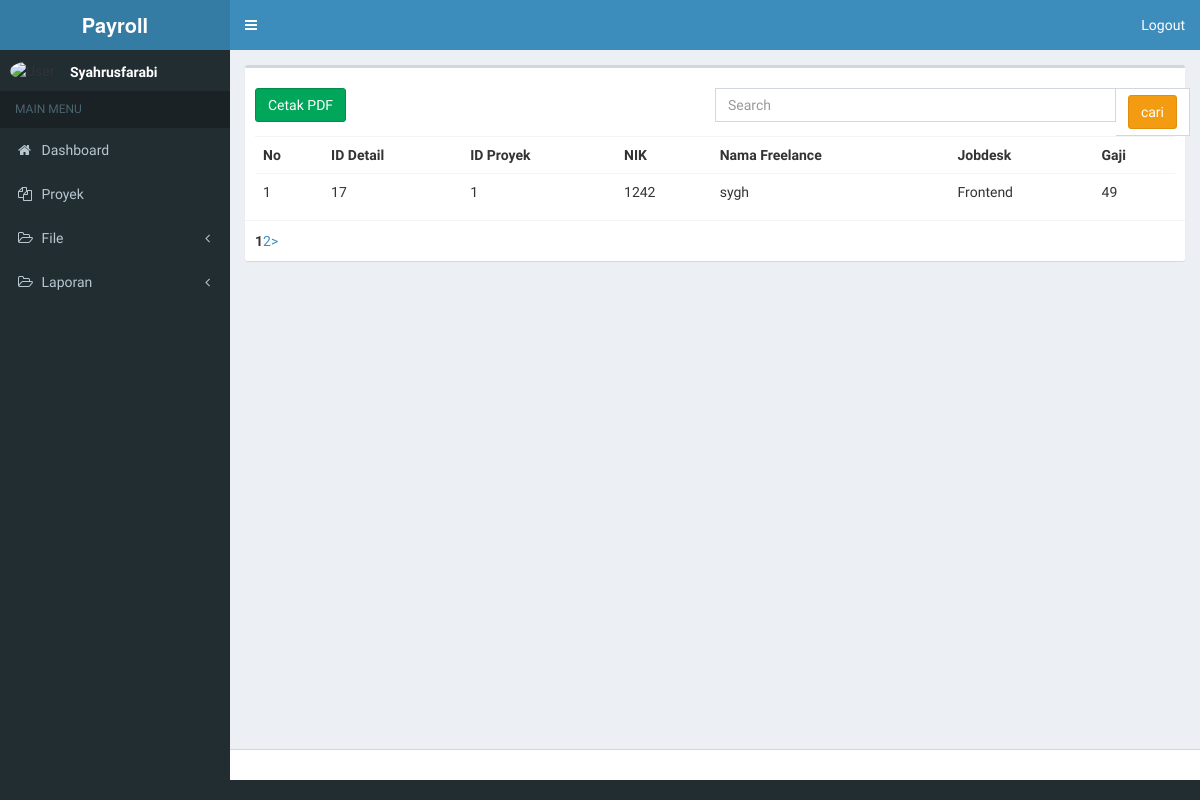
Screenshot of /laporan_penggajian/detail/1 with the database file from the repository.
### tables this page shows
CREATE TABLE `tb_penggajian` (
  `id_penggajian` int(11) NOT NULL,
  `id_proyek` int(11) NOT NULL,
  `nik` int(11) NOT NULL,
  `id_jobdesk` int(11) NOT NULL,
  `gaji` int(11) NOT NULL
);

CREATE TABLE `tb_freelance` (
  `nik` int(11) NOT NULL,
  `nama` varchar(150) NOT NULL,
  `alamat` varchar(150) NOT NULL,
  `jenis_kelamin` enum('Laki-laki','Perempuan','','') NOT NULL,
  `email` varchar(20) NOT NULL,
  `telp` int(11) NOT NULL
);

CREATE TABLE `tb_jobdesk` (
  `id_jobdesk` int(11) NOT NULL,
  `jobdesk` varchar(20) NOT NULL,
  `persen_upah` double NOT NULL
);

### application/controllers/Laporan_penggajian.php (called while the page is built, shortened)
<?php
class Laporan_penggajian extends CI_Controller
{
	public function __construct()
	{
		$this->load->model("model_proyek");
		$this->load->model("model_penggajian");
	}
	public function detail($id_proyek = null)
	{
		$q = urldecode($this->input->get('q', TRUE));
		$start = intval($this->input->get('per_page'));
		if ($q <> '') {
			$config['base_url'] = base_url() . "laporan_penggajian/detail/$id_proyek?q=" . urlencode($q);
			$config['first_url'] = base_url() . "laporan_penggajian/detail/$id_proyek?q=" . urlencode($q);
		} else {
			$config['base_url'] = base_url() . "laporan_penggajian/detail/$id_proyek";
			$config['first_url'] = base_url() . "laporan_penggajian/detail/$id_proyek";
		}
		$config['per_page'] = 1;
		$config['page_query_string'] = TRUE;
		$config['total_rows'] = $this->model_penggajian->jumlah_data($q, $id_proyek);
		$data = $this->model_penggajian->limit_data($config['per_page'], $start, $q, $id_proyek);
		$this->load->library('pagination');
		$this->pagination->initialize($config);
		$tmp = array(
			'q'                 => $q,
			'id_proyek'                 => $id_proyek,
			'total_rows'        => $config['total_rows'],
			'pagination'        => $this->pagination->create_links(),
			'tombol_aktif'      => 'detail'
		);
		$tmp['contents'] = 'admin/view_laporan_penggajian/detail';
		$tmp['data'] = $data;
		$this->load->view('admin/layout/template', $tmp);
	}
}

### index.php (called while the page is built, shortened)
<?php
require_once BASEPATH.'core/CodeIgniter.php';

### application/config/config.php (called while the page is built, shortened)
<?php
$cekhttp = ((isset($_SERVER['HTTPS']) && $_SERVER['HTTPS'] == "on") ? "https" : "http");
$root  = $cekhttp . "://" . $_SERVER['HTTP_HOST'];
$root .= str_replace(basename($_SERVER['SCRIPT_NAME']), "", $_SERVER['SCRIPT_NAME']);
$config['base_url']    = $root;
$config['index_page'] = '';
$config['uri_protocol']	= 'REQUEST_URI';
$config['url_suffix'] = '';
$config['language']	= 'english';
$config['charset'] = 'UTF-8';
$config['enable_hooks'] = FALSE;
$config['subclass_prefix'] = 'MY_';
$config['composer_autoload'] = FALSE;
$config['permitted_uri_chars'] = 'a-z 0-9~%.:_\-';
$config['enable_query_strings'] = FALSE;
$config['controller_trigger'] = 'c';
$config['function_trigger'] = 'm';
$config['directory_trigger'] = 'd';
$config['allow_get_array'] = TRUE;
$config['log_threshold'] = 0;
$config['log_path'] = '';
$config['log_file_extension'] = '';
$config['log_file_permissions'] = 0644;
$config['log_date_format'] = 'Y-m-d H:i:s';
$config['error_views_path'] = '';
$config['cache_path'] = '';
$config['cache_query_string'] = FALSE;
$config['encryption_key'] = 'secret';
$config['sess_driver'] = 'files';
$config['sess_cookie_name'] = 'ci_session';
$config['sess_expiration'] = 7200;
$config['sess_save_path'] = NULL;
$config['sess_match_ip'] = FALSE;
$config['sess_time_to_update'] = 300;
$config['sess_regenerate_destroy'] = FALSE;
$config['cookie_prefix']	= '';
$config['cookie_domain']	= '';
$config['cookie_path']		= '/';
$config['cookie_secure']	= FALSE;
$config['cookie_httponly'] 	= FALSE;
$config['standardize_newlines'] = FALSE;
$config['global_xss_filtering'] = FALSE;
$config['csrf_protection'] = FALSE;
$config['csrf_token_name'] = 'csrf_test_name';
$config['csrf_cookie_name'] = 'csrf_cookie_name';
$config['csrf_expire'] = 7200;
$config['csrf_regenerate'] = TRUE;
$config['csrf_exclude_uris'] = array();
$config['compress_output'] = FALSE;
$config['time_reference'] = 'local';
$config['rewrite_short_tags'] = FALSE;
$config['proxy_ips'] = '';

### application/models/model_penggajian.php (called while the page is built, shortened)
<?php
class Model_penggajian extends CI_Model
{
	function jumlah_data($q, $id_proyek)
	{
		$this->db->select('id_penggajian');
		$this->db->from('tb_penggajian');
		$this->db->join('tb_proyek', 'tb_penggajian.id_proyek = tb_proyek.id_proyek');
		$this->db->join('tb_freelance', 'tb_penggajian.nik = tb_freelance.nik');
		$this->db->join('tb_jobdesk', 'tb_penggajian.id_jobdesk = tb_jobdesk.id_jobdesk');
		$this->db->where('tb_penggajian.id_proyek', $id_proyek);
		$this->db->group_start();
		$this->db->like('tb_penggajian.id_penggajian', $q);
		$this->db->or_like('tb_penggajian.id_proyek', $q);
		$this->db->or_like('tb_penggajian.nik', $q);
		$this->db->or_like('tb_freelance.nama', $q);
		$this->db->or_like('tb_jobdesk.id_jobdesk', $q);
		$this->db->or_like('gaji', $q);
		$this->db->group_end();
		return $this->db->count_all_results();
	}
	function limit_data($limit, $start = 0, $q = NULL, $id_proyek)
	{
		$this->db->select('
			tb_penggajian.*,
			tb_freelance.nama as nama_freelance,
			jobdesk,
			gaji
		');
		$this->db->join('tb_proyek', 'tb_penggajian.id_proyek = tb_proyek.id_proyek');
		$this->db->join('tb_freelance', 'tb_penggajian.nik = tb_freelance.nik');
		$this->db->join('tb_jobdesk', 'tb_penggajian.id_jobdesk = tb_jobdesk.id_jobdesk');
		$this->db->where('tb_penggajian.id_proyek', $id_proyek);
		$this->db->group_start();
		$this->db->like('tb_penggajian.id_penggajian', $q);
		$this->db->or_like('tb_penggajian.id_proyek', $q);
		$this->db->or_like('tb_penggajian.nik', $q);
		$this->db->or_like('tb_freelance.nama', $q);
		$this->db->or_like('tb_jobdesk.id_jobdesk', $q);
		$this->db->or_like('gaji', $q);
		$this->db->group_end();
		$this->db->limit($limit, $start);
		return $this->db->get('tb_penggajian')->result();
	}
}

### application/views/admin/view_laporan_penggajian/detail.php (the view, shortened to what this page needs)
<section class="content">
	<div class="box">
		<div class="box-body">
			<div class="row">
				<div class="col-md-6">
					<a class="btn btn-success " href="<?php echo site_url('laporan_penggajian/cetak_laporan/' . $id_proyek) ?>" target="__blank">Cetak PDF</a>
				</div>
				<div class="col-md">
					<form action="<?= site_url("laporan_penggajian/detail/$id_proyek") ?>">
						<div class="input-group">
							<input type="text" name="q" id="q" class="form-control" placeholder="Search">
							<div class="input-group-addon">
								<button class="btn btn-warning">cari</button>
							</div>
						</div>
					</form>
				</div>
			</div>
			<table class="table">
				<tr>
					<th>No</th>
					<th>ID Detail</th>
					<th>ID Proyek</th>
					<th>NIK</th>
					<th>Nama Freelance</th>
					<th>Jobdesk</th>
					<th>Gaji</th>
				</tr>
				<?php $nomor = 1;
				foreach ($data as $key) : ?>
					<tr>
						<td><?php echo $nomor++; ?></td>
						<td> <?php echo $key->id_penggajian; ?></td>
						<td> <?php echo $key->id_proyek; ?></td>
						<td> <?php echo $key->nik; ?></td>
						<td> <?php echo $key->nama_freelance; ?></td>
						<td> <?php echo $key->jobdesk; ?></td>
						<td> <?php echo $key->gaji; ?></td>
					</tr>
				<?php endforeach; ?>
			</table>
		</div>
		<div class="box-footer">
			<?= $pagination ?>
		</div>
	</div>
</section>

### rows the page displays
tb_penggajian: id_penggajian "17", id_proyek "1", nik "1242", nik.nama "sygh", id_jobdesk.jobdesk "Frontend", gaji "49"

### other values shown
anchor('proyek', '<i class="fa fa-files-o"></i> <span>Proyek</span>') "Proyek"
$pagination "1 2 >"
